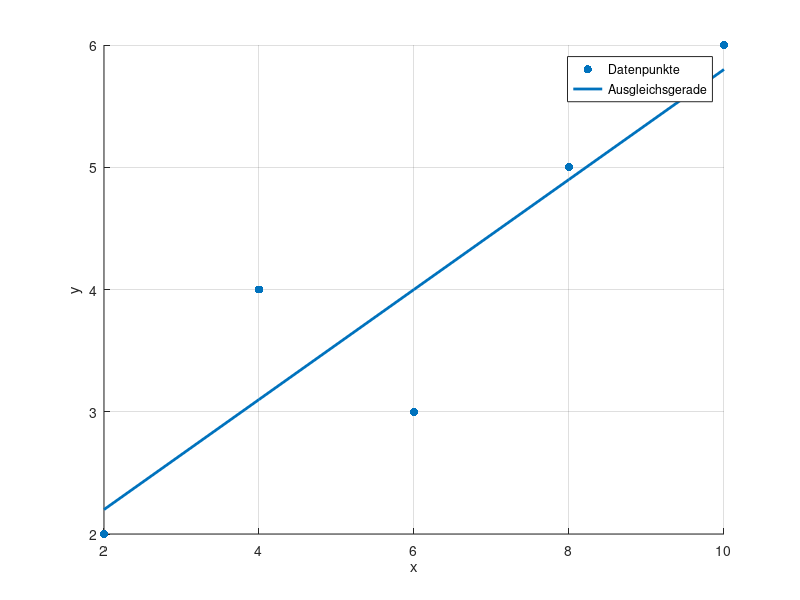

Reproduce this figure in MATLAB.
x = [2 4 6 8 10]';
y = [2 4 3 5 6]';

A = [[2 1]
    [4 1]
    [6 1]
    [8 1]
    [10 1]];

theta = A \ y;

scatter(x, y, 'filled', 'DisplayName', 'Datenpunkte');
hold on;
plot(x, theta(1)*x + theta(2), 'LineWidth', 2, 'DisplayName', 'Ausgleichsgerade');
xlabel('x'); ylabel('y'); legend('Location', 'best'); grid on;
